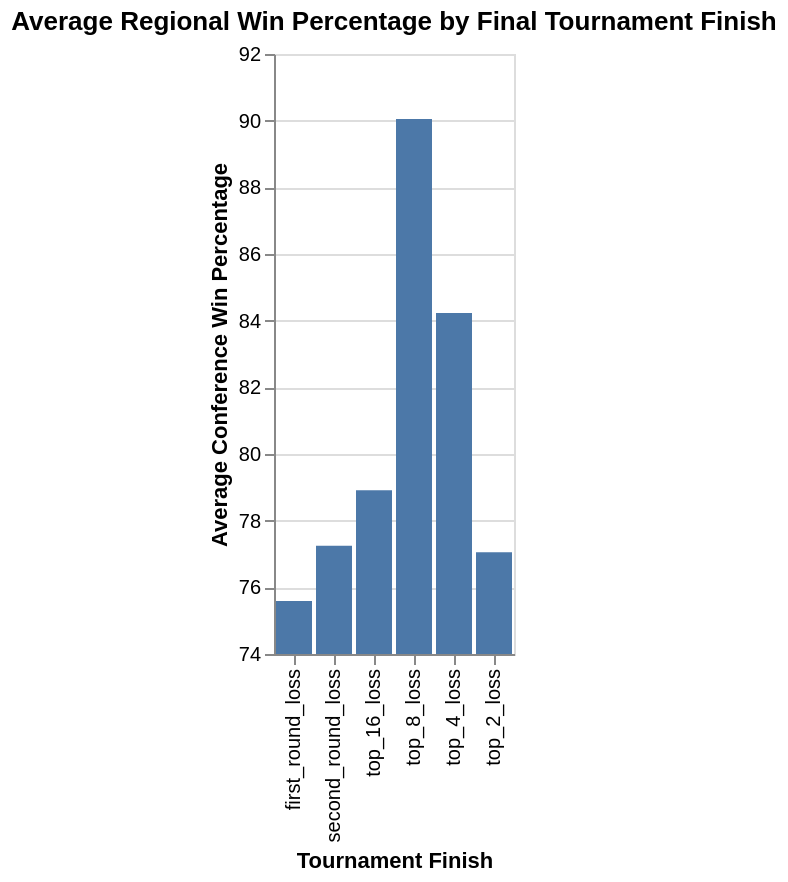

Notebook cell for this chart:
### Markdown cell above
Visualization 3: This chart compares average regional win percentage with final tournament finishes to test whether their regional win record can predict how far a team advances. Averages rise from about 76% for first round losers to about 90% for top 8 losers, which suggests stronger regular season teams tend to go further. However, the top 4, which is at about 84%, and top 2, which is at about 77%, averages drop back down, so the relationship is only partial. Regional win percentage is a moderate predictor, but it's weaker than seed.

### Code cell
reg_wins_plot = alt.Chart(wmm_tidy).mark_bar().encode(
    x = alt.X("tourney_finish:N").sort(finish_order).title("Tournament Finish"),
    y = alt.Y("mean(reg_wins_pct)").scale(zero=False).title("Average Conference Win Percentage")
).properties(
    title="Average Regional Win Percentage by Final Tournament Finish"
)

reg_wins_plot

### Figure 1 — Vega-Lite specification as saved in the notebook (floating-point values rounded to 4 significant figures)
{"config": {"view": {"continuousWidth": 300, "continuousHeight": 300}}, "data": {"name": "data-cf216c69a7f94ce19a87af09c7742b5c"}, "mark": {"type": "bar"}, "encoding": {"x": {"field": "tourney_finish", "sort": ["opening_round_loss", "first_round_loss", "second_round_loss", "top_16_loss", "top_8_loss", "top_4_loss", "top_2_loss", "champ"], "title": "Tournament Finish", "type": "nominal"}, "y": {"aggregate": "mean", "field": "reg_wins_pct", "scale": {"zero": false}, "title": "Average Conference Win Percentage", "type": "quantitative"}}, "title": "Average Regional Win Percentage by Final Tournament Finish", "$schema": "https://vega.github.io/schema/vega-lite/v5.20.1.json", "datasets": {"data-cf216c69a7f94ce19a87af09c7742b5c": [{"year": 1983, "school": "Auburn", "seed": 5, "conf_wins_pct": 75.0, "reg_wins_pct": 76.7, "tourney_finish": "top_16_loss"}, {"year": 1983, "school": "Georgia", "seed": 2, "conf_wins_pct": 50.0, "reg_wins_pct": 80.0, "tourney_finish": "top_4_loss"}, {"year": 1983, "school": "Kentucky", "seed": 3, "conf_wins_pct": 75.0, "reg_wins_pct": 85.2, "tourney_finish": "first_round_loss"}, {"year": 1983, "school": "Ole Miss", "seed": 4, "conf_wins_pct": 75.0, "reg_wins_pct": 83.3, "tourney_finish": "top_16_loss"}, {"year": 1983, "school": "Tennessee", "seed": 1, "conf_wins_pct": 87.5, "reg_wins_pct": 76.7, "tourney_finish": "top_8_loss"}, {"year": 1984, "school": "Alabama", "seed": 2, "conf_wins_pct": 62.5, "reg_wins_pct": 73.3, "tourney_finish": "top_16_loss"}, {"year": 1984, "school": "Georgia", "seed": 1, "conf_wins_pct": 87.5, "reg_wins_pct": 93.3, "tourney_finish": "top_8_loss"}, {"year": 1984, "school": "Louisville", "seed": 5, "conf_wins_pct": 70.0, "reg_wins_pct": 51.6, "tourney_finish": "first_round_loss"}, {"year": 1984, "school": "LSU", "seed": 5, "conf_wins_pct": 62.5, "reg_wins_pct": 78.6, "tourney_finish": "top_16_loss"}, {"year": 1984, "school": "Ole Miss", "seed": 4, "conf_wins_pct": 75.0, "reg_wins_pct": 82.1, "tourney_finish": "top_16_loss"}, {"year": 1984, "school": "Tennessee", "seed": 3, "conf_wins_pct": 87.5, "reg_wins_pct": 67.9, "tourney_finish": "top_2_loss"}, {"year": 1985, "school": "Auburn", "seed": 3, "conf_wins_pct": 62.5, "reg_wins_pct": 82.8, "tourney_finish": "top_16_loss"}, {"year": 1985, "school": "Georgia", "seed": 2, "conf_wins_pct": 87.5, "reg_wins_pct": 86.2, "tourney_finish": "top_2_loss"}, {"year": 1985, "school": "Memphis", "seed": 6, "conf_wins_pct": 90.0, "reg_wins_pct": 79.3, "tourney_finish": "first_round_loss"}, {"year": 1985, "school": "Ole Miss", "seed": 2, "conf_wins_pct": 100.0, "reg_wins_pct": 93.1, "tourney_finish": "top_8_loss"}, {"year": 1985, "school": "Southern Miss.", "seed": 7, "conf_wins_pct": 80.0, "reg_wins_pct": 72.4, "tourney_finish": "first_round_loss"}, {"year": 1985, "school": "Tennessee", "seed": 3, "conf_wins_pct": 50.0, "reg_wins_pct": 70.0, "tourney_finish": "top_16_loss"}, {"year": 1996, "school": "DePaul", "seed": 7, "conf_wins_pct": 92.9, "reg_wins_pct": 69.0, "tourney_finish": "second_round_loss"}, {"year": 1996, "school": "George Washington", "seed": 6, "conf_wins_pct": 87.5, "reg_wins_pct": 80.6, "tourney_finish": "second_round_loss"}, {"year": 1996, "school": "Massachusetts", "seed": 8, "conf_wins_pct": 68.8, "reg_wins_pct": 69.0, "tourney_finish": "first_round_loss"}, {"year": 1996, "school": "Memphis", "seed": 8, "conf_wins_pct": 71.4, "reg_wins_pct": 66.7, "tourney_finish": "first_round_loss"}, {"year": 1996, "school": "Notre Dame", "seed": 12, "conf_wins_pct": 83.3, "reg_wins_pct": 75.9, "tourney_finish": "second_round_loss"}, {"year": 1996, "school": "Rhode Island", "seed": 10, "conf_wins_pct": 81.3, "reg_wins_pct": 75.0, "tourney_finish": "first_round_loss"}, {"year": 1996, "school": "Southern Miss.", "seed": 9, "conf_wins_pct": 78.6, "reg_wins_pct": 75.0, "tourney_finish": "second_round_loss"}, {"year": 1996, "school": "Tulane", "seed": 14, "conf_wins_pct": 64.3, "reg_wins_pct": 70.0, "tourney_finish": "first_round_loss"}, {"year": 1996, "school": "UConn", "seed": 1, "conf_wins_pct": 94.4, "reg_wins_pct": 90.9, "tourney_finish": "top_4_loss"}, {"year": 1997, "school": "DePaul", "seed": 12, "conf_wins_pct": 71.4, "reg_wins_pct": 71.4, "tourney_finish": "first_round_loss"}, {"year": 1997, "school": "George Washington", "seed": 5, "conf_wins_pct": 100.0, "reg_wins_pct": 83.3, "tourney_finish": "top_8_loss"}, {"year": 1997, "school": "Louisville", "seed": 10, "conf_wins_pct": 85.7, "reg_wins_pct": 71.4, "tourney_finish": "first_round_loss"}, {"year": 1997, "school": "Marquette", "seed": 12, "conf_wins_pct": 71.4, "reg_wins_pct": 69.0, "tourney_finish": "second_round_loss"}, {"year": 1997, "school": "Memphis", "seed": 11, "conf_wins_pct": 85.7, "reg_wins_pct": 78.6, "tourney_finish": "first_round_loss"}, {"year": 1997, "school": "Notre Dame", "seed": 6, "conf_wins_pct": 94.4, "reg_wins_pct": 81.8, "tourney_finish": "top_4_loss"}, {"year": 1997, "school": "Saint Joseph's", "seed": 7, "conf_wins_pct": 93.8, "reg_wins_pct": 86.2, "tourney_finish": "second_round_loss"}, {"year": 1997, "school": "San Diego St.", "seed": 11, "conf_wins_pct": 93.8, "reg_wins_pct": 79.3, "tourney_finish": "first_round_loss"}, {"year": 1997, "school": "Tulane", "seed": 4, "conf_wins_pct": 85.7, "reg_wins_pct": 86.7, "tourney_finish": "second_round_loss"}, {"year": 1997, "school": "UC Santa Barbara", "seed": 13, "conf_wins_pct": 93.3, "reg_wins_pct": 82.8, "tourney_finish": "first_round_loss"}, {"year": 1997, "school": "UConn", "seed": 1, "conf_wins_pct": 100.0, "reg_wins_pct": 100.0, "tourney_finish": "top_8_loss"}, {"year": 1997, "school": "Utah", "seed": 5, "conf_wins_pct": 93.8, "reg_wins_pct": 82.8, "tourney_finish": "second_round_loss"}, {"year": 1998, "school": "Colorado St.", "seed": 12, "conf_wins_pct": 78.6, "reg_wins_pct": 82.1, "tourney_finish": "second_round_loss"}, {"year": 1998, "school": "George Washington", "seed": 10, "conf_wins_pct": 75.0, "reg_wins_pct": 67.9, "tourney_finish": "second_round_loss"}, {"year": 1998, "school": "Hawaii", "seed": 8, "conf_wins_pct": 92.9, "reg_wins_pct": 88.9, "tourney_finish": "first_round_loss"}, {"year": 1998, "school": "Kent St.", "seed": 13, "conf_wins_pct": 100.0, "reg_wins_pct": 79.3, "tourney_finish": "first_round_loss"}, {"year": 1998, "school": "Louisville", "seed": 10, "conf_wins_pct": 75.0, "reg_wins_pct": 63.3, "tourney_finish": "second_round_loss"}, {"year": 1998, "school": "Marquette", "seed": 10, "conf_wins_pct": 81.3, "reg_wins_pct": 78.6, "tourney_finish": "first_round_loss"}, {"year": 1998, "school": "Massachusetts", "seed": 13, "conf_wins_pct": 68.8, "reg_wins_pct": 65.5, "tourney_finish": "first_round_loss"}, {"year": 1998, "school": "Memphis", "seed": 5, "conf_wins_pct": 87.5, "reg_wins_pct": 75.9, "tourney_finish": "first_round_loss"}, {"year": 1998, "school": "Miami (FL)", "seed": 11, "conf_wins_pct": 72.2, "reg_wins_pct": 67.9, "tourney_finish": "first_round_loss"}, {"year": 1998, "school": "New Mexico", "seed": 8, "conf_wins_pct": 71.4, "reg_wins_pct": 81.3, "tourney_finish": "first_round_loss"}, {"year": 1998, "school": "Notre Dame", "seed": 9, "conf_wins_pct": 66.7, "reg_wins_pct": 69.0, "tourney_finish": "top_16_loss"}, {"year": 1998, "school": "Rutgers", "seed": 5, "conf_wins_pct": 77.8, "reg_wins_pct": 69.0, "tourney_finish": "top_16_loss"}, {"year": 1998, "school": "SMU", "seed": 11, "conf_wins_pct": 78.6, "reg_wins_pct": 75.0, "tourney_finish": "first_round_loss"}, {"year": 1998, "school": "Tulane", "seed": 12, "conf_wins_pct": 75.0, "reg_wins_pct": 77.8, "tourney_finish": "first_round_loss"}, {"year": 1998, "school": "UC Santa Barbara", "seed": 11, "conf_wins_pct": 93.3, "reg_wins_pct": 83.9, "tourney_finish": "second_round_loss"}, {"year": 1998, "school": "UConn", "seed": 2, "conf_wins_pct": 94.4, "reg_wins_pct": 93.9, "tourney_finish": "top_8_loss"}, {"year": 1998, "school": "Utah", "seed": 7, "conf_wins_pct": 78.6, "reg_wins_pct": 80.8, "tourney_finish": "first_round_loss"}, {"year": 1998, "school": "Virginia Tech", "seed": 11, "conf_wins_pct": 68.8, "reg_wins_pct": 70.0, "tourney_finish": "second_round_loss"}, {"year": 1999, "school": "Cincinnati", "seed": 12, "conf_wins_pct": 75.0, "reg_wins_pct": 73.3, "tourney_finish": "first_round_loss"}, {"year": 1999, "school": "Colorado St.", "seed": 2, "conf_wins_pct": 100.0, "reg_wins_pct": 93.9, "tourney_finish": "top_16_loss"}, {"year": 1999, "school": "Louisville", "seed": 10, "conf_wins_pct": 75.0, "reg_wins_pct": 67.7, "tourney_finish": "first_round_loss"}, {"year": 1999, "school": "Marquette", "seed": 8, "conf_wins_pct": 75.0, "reg_wins_pct": 75.0, "tourney_finish": "first_round_loss"}, {"year": 1999, "school": "Saint Joseph's", "seed": 11, "conf_wins_pct": 87.5, "reg_wins_pct": 80.6, "tourney_finish": "second_round_loss"}, {"year": 1999, "school": "SMU", "seed": 11, "conf_wins_pct": 78.6, "reg_wins_pct": 65.5, "tourney_finish": "second_round_loss"}, {"year": 1999, "school": "Toledo", "seed": 6, "conf_wins_pct": 87.5, "reg_wins_pct": 83.3, "tourney_finish": "first_round_loss"}, {"year": 1999, "school": "Tulane", "seed": 6, "conf_wins_pct": 75.0, "reg_wins_pct": 82.8, "tourney_finish": "first_round_loss"}, {"year": 1999, "school": "UC Santa Barbara", "seed": 10, "conf_wins_pct": 100.0, "reg_wins_pct": 89.7, "tourney_finish": "first_round_loss"}, {"year": 1999, "school": "Virginia Tech", "seed": 4, "conf_wins_pct": 93.8, "reg_wins_pct": 92.9, "tourney_finish": "top_16_loss"}, {"year": 1999, "school": "Xavier", "seed": 8, "conf_wins_pct": 68.8, "reg_wins_pct": 74.2, "tourney_finish": "second_round_loss"}, {"year": 2000, "school": "George Washington", "seed": 7, "conf_wins_pct": 87.5, "reg_wins_pct": 83.3, "tourney_finish": "second_round_loss"}, {"year": 2000, "school": "Kent St.", "seed": 9, "conf_wins_pct": 93.8, "reg_wins_pct": 83.3, "tourney_finish": "first_round_loss"}, {"year": 2000, "school": "Marquette", "seed": 7, "conf_wins_pct": 87.5, "reg_wins_pct": 78.6, "tourney_finish": "first_round_loss"}, {"year": 2000, "school": "Saint Joseph's", "seed": 10, "conf_wins_pct": 87.5, "reg_wins_pct": 82.8, "tourney_finish": "second_round_loss"}, {"year": 2000, "school": "Tulane", "seed": 6, "conf_wins_pct": 75.0, "reg_wins_pct": 86.7, "tourney_finish": "second_round_loss"}, {"year": 2000, "school": "UAB", "seed": 11, "conf_wins_pct": 50.0, "reg_wins_pct": 61.3, "tourney_finish": "top_16_loss"}, {"year": 2000, "school": "UC Santa Barbara", "seed": 4, "conf_wins_pct": 100.0, "reg_wins_pct": 90.9, "tourney_finish": "first_round_loss"}, {"year": 2000, "school": "Xavier", "seed": 6, "conf_wins_pct": 81.3, "reg_wins_pct": 86.7, "tourney_finish": "first_round_loss"}, {"year": 2001, "school": "Denver", "seed": 10, "conf_wins_pct": 87.5, "reg_wins_pct": 80.0, "tourney_finish": "first_round_loss"}, {"year": 2001, "school": "Louisville", "seed": 13, "conf_wins_pct": 87.5, "reg_wins_pct": 67.9, "tourney_finish": "first_round_loss"}, {"year": 2001, "school": "Toledo", "seed": 12, "conf_wins_pct": 93.8, "reg_wins_pct": 83.3, "tourney_finish": "first_round_loss"}, {"year": 2001, "school": "Tulane", "seed": 10, "conf_wins_pct": 75.0, "reg_wins_pct": 71.0, "tourney_finish": "first_round_loss"}, {"year": 2002, "school": "Kent St.", "seed": 14, "conf_wins_pct": 81.3, "reg_wins_pct": 66.7, "tourney_finish": "first_round_loss"}, {"year": 2002, "school": "Temple", "seed": 14, "conf_wins_pct": 75.0, "reg_wins_pct": 66.7, "tourney_finish": "first_round_loss"}, {"year": 2003, "school": "George Washington", "seed": 7, "conf_wins_pct": 93.8, "reg_wins_pct": 80.0, "tourney_finish": "second_round_loss"}, {"year": 2003, "school": "Georgia St.", "seed": 16, "conf_wins_pct": 75.0, "reg_wins_pct": 66.7, "tourney_finish": "first_round_loss"}, {"year": 2003, "school": "Western Mich.", "seed": 14, "conf_wins_pct": 62.5, "reg_wins_pct": 64.5, "tourney_finish": "first_round_loss"}, {"year": 2003, "school": "Xavier", "seed": 10, "conf_wins_pct": 68.8, "reg_wins_pct": 69.0, "tourney_finish": "first_round_loss"}, {"year": 2004, "school": "Eastern Mich.", "seed": 14, "conf_wins_pct": 75.0, "reg_wins_pct": 75.9, "tourney_finish": "first_round_loss"}, {"year": 2004, "school": "George Washington", "seed": 8, "conf_wins_pct": 87.5, "reg_wins_pct": 75.9, "tourney_finish": "first_round_loss"}, {"year": 2004, "school": "Middle Tenn.", "seed": 13, "conf_wins_pct": 71.4, "reg_wins_pct": 76.7, "tourney_finish": "second_round_loss"}, {"year": 2004, "school": "Temple", "seed": 11, "conf_wins_pct": 87.5, "reg_wins_pct": 70.0, "tourney_finish": "first_round_loss"}, {"year": 2016, "school": "Belmont", "seed": 13, "conf_wins_pct": 81.3, "reg_wins_pct": 75.0, "tourney_finish": "first_round_loss"}, {"year": 2016, "school": "Buffalo", "seed": 14, "conf_wins_pct": 44.4, "reg_wins_pct": 60.6, "tourney_finish": "first_round_loss"}, {"year": 2017, "school": "Belmont", "seed": 13, "conf_wins_pct": 100.0, "reg_wins_pct": 84.4, "tourney_finish": "first_round_loss"}, {"year": 2017, "school": "Toledo", "seed": 10, "conf_wins_pct": 66.7, "reg_wins_pct": 75.8, "tourney_finish": "first_round_loss"}, {"year": 2018, "school": "Belmont", "seed": 12, "conf_wins_pct": 100.0, "reg_wins_pct": 91.2, "tourney_finish": "first_round_loss"}, {"year": 2018, "school": "Buffalo", "seed": 11, "conf_wins_pct": 88.9, "reg_wins_pct": 84.4, "tourney_finish": "top_16_loss"}, {"year": 2018, "school": "Central Mich.", "seed": 11, "conf_wins_pct": 94.4, "reg_wins_pct": 87.5, "tourney_finish": "top_16_loss"}]}}
